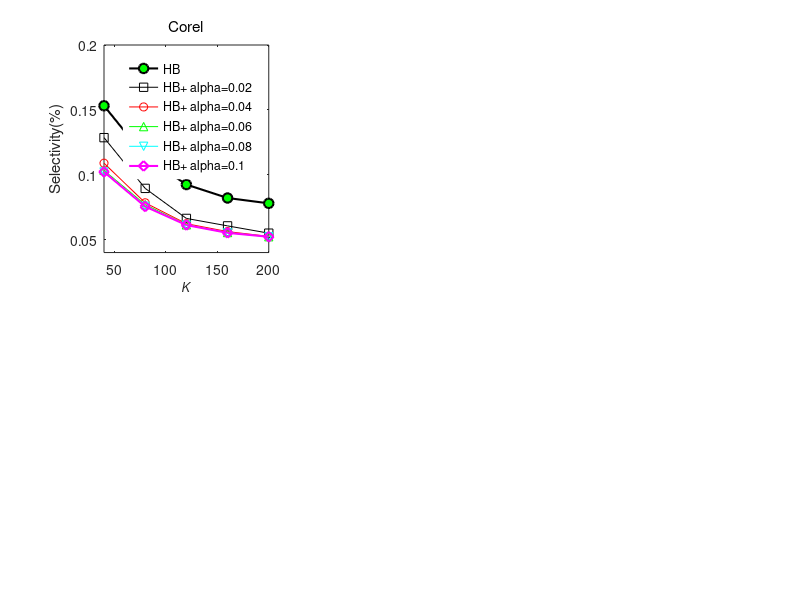

The MATLAB source for this figure: (Note: this script raises an error after producing the figure.)
%% compare with selectivity between HB and HB+
% some common config
linesolid = ['-ks'; '-ro'; '-g^'; '-cv'; '-md'; '-ko';'-rv'];
linedashed = [':ks'; ':ro'; ':g^'; ':cv'; ':md'; ':ko';':rv'];
hold on;
box on;
set(gcf,'Position',[100 100 1400, 720]);

% Corel
subplot(2,3,1);
hold on;
box on;
x_nk = [40:40:200];
y_io_hb = [0.153162291,0.113902148,0.092422434,0.082055489,0.077938544];
y_io = [...
    0.128579952,0.089468974,0.066318616,0.060560859,0.054952267;...
    0.108890215,0.078356205,0.06224642,0.056175418,0.052446301;...
    0.103311456,0.076954057,0.061351432,0.055414678,0.052207637;...
    0.102177804,0.075686158,0.0612321,0.055220764,0.052177804;...
    0.102177804,0.075492243,0.061202267,0.055190931,0.052162888];
plot(x_nk, y_io_hb, linesolid(6,:), ...
        'LineWidth',1.5, 'MarkerSize',7, 'MarkerFaceColor', 'g');
plot(...
        x_nk, y_io(1,:), linesolid(1,:), ...
        x_nk, y_io(2,:), linesolid(2,:), ...
        x_nk, y_io(3,:), linesolid(3,:), ...
        x_nk, y_io(4,:), linesolid(4,:), ...
        x_nk, y_io(5,:), linesolid(5,:), ...
        'LineWidth',1.5, 'MarkerSize',7);

title('Corel', 'Fontname', 'Helvetica', 'FontAngle', 'Normal', 'FontWeight', 'Normal');
xlabel('K');
ylabel('Selectivity(%)');
h=legend('HB', 'HB+ alpha=0.02', 'HB+ alpha=0.04', 'HB+ alpha=0.06', 'HB+ alpha=0.08', 'HB+ alpha=0.1');
set(h, 'EdgeColor', 'White', 'Location', 'NorthEast');
axis([40,200, 0.04, 0.2]);
set(get(gca,'XLabel'),'FontSize',9, 'FontAngle', 'Italic', 'FontWeight', 'Normal', 'Vertical','top');
set(get(gca,'YLabel'),'FontSize',10, 'FontAngle', 'Italic', 'FontWeight', 'Normal', 'Vertical','bottom');
set(gca, 'Fontname', 'Helvetica',  'FontSize',10);
set(gca, 'XTick', x_nk');
set(gca, 'YTick', [0.04:0.04:0.2]);

% Aerial
subplot(2,3,2);
x_nk = [300:100:700];
y_io_hb = [0.088750843,0.080217878,0.074643397,0.072067477,0.068945039];
y_io = [...
    0.072654072,0.063512652,0.060583317,0.05719855,0.056721258;...
    0.067411145,0.061931394,0.058838103,0.0557521,0.053883009;...
    0.066620516,0.061271929,0.058706939,0.055628222,0.05351502;...
    0.066460204,0.061829377,0.058688722,0.055591788,0.053449438;...
    0.066358188,0.06182209,0.058688722,0.055577214,0.053413003];
hold on;
box on;
plot(x_nk, y_io_hb, linesolid(6,:), ...
        'LineWidth',1.5, 'MarkerSize',7, 'MarkerFaceColor', 'g');
plot(...
        x_nk, y_io(1,:), linesolid(1,:), ...
        x_nk, y_io(2,:), linesolid(2,:), ...
        x_nk, y_io(3,:), linesolid(3,:), ...
        x_nk, y_io(4,:), linesolid(4,:), ...
        x_nk, y_io(5,:), linesolid(5,:), ...
        'LineWidth',1.5, 'MarkerSize',7);
title('Aerial', 'Fontname', 'Helvetica', 'FontAngle', 'Normal', 'FontWeight', 'Normal');
xlabel('K');
ylabel('Selectivity(%)');
h=legend('HB', 'HB+ alpha=0.02', 'HB+ alpha=0.04', 'HB+ alpha=0.06', 'HB+ alpha=0.08', 'HB+ alpha=0.1');
set(h, 'EdgeColor', 'White', 'Location', 'NorthEast');
axis([300, 700, 0.05, 0.13]);
set(get(gca,'XLabel'),'FontSize',9, 'FontAngle', 'Italic', 'FontWeight', 'Normal', 'Vertical','top');
set(get(gca,'YLabel'),'FontSize',10, 'FontAngle', 'Italic', 'FontWeight', 'Normal', 'Vertical','bottom');
set(gca, 'Fontname', 'Helvetica',  'FontSize',10);
set(gca, 'XTick', x_nk');
set(gca, 'YTick', [0.05:0.02:0.13]);

% WT
subplot(2,3,3);
x_nk = [800:200:1600];
y_io_hb = [0.075921201,0.070280514,0.066612769,0.064317184,0.061962262];
y_io = [...
    0.056848187,0.054051949,0.051760072,0.049089925,0.04765472;...
    0.057230167,0.053529045,0.050910817,0.048630066,0.047154068;...
    0.057230167,0.053484543,0.050810687,0.048585563,0.047087314;...
    0.055887676,0.053469709,0.05077731,0.048570729,0.04707248;...
    0.05587655,0.053462292,0.050773601,0.048570729,0.04707248];
hold on;
box on;
plot(x_nk, y_io_hb, linesolid(6,:), ...
        'LineWidth',1.5, 'MarkerSize',7, 'MarkerFaceColor', 'g');
plot(...
        x_nk, y_io(1,:), linesolid(1,:), ...
        x_nk, y_io(2,:), linesolid(2,:), ...
        x_nk, y_io(3,:), linesolid(3,:), ...
        x_nk, y_io(4,:), linesolid(4,:), ...
        x_nk, y_io(5,:), linesolid(5,:), ...
        'LineWidth',1.5, 'MarkerSize',7);

title('WT', 'Fontname', 'Helvetica', 'FontAngle', 'Normal', 'FontWeight', 'Normal');
xlabel('K');
ylabel('Selectivity(%)');
h=legend('HB', 'HB+ alpha=0.02', 'HB+ alpha=0.04', 'HB+ alpha=0.06', 'HB+ alpha=0.08', 'HB+ alpha=0.1');
set(h, 'EdgeColor', 'White', 'Location', 'NorthEast');
axis([800, 1600, 0.04, 0.12]);
set(get(gca,'XLabel'),'FontSize',9, 'FontAngle', 'Italic', 'FontWeight', 'Normal', 'Vertical','top');
set(get(gca,'YLabel'),'FontSize',10, 'FontAngle', 'Italic', 'FontWeight', 'Normal', 'Vertical','bottom');
set(gca, 'Fontname', 'Helvetica',  'FontSize',10);
set(gca, 'XTick', x_nk');
set(gca, 'YTick', [0.04:0.02:0.12]);